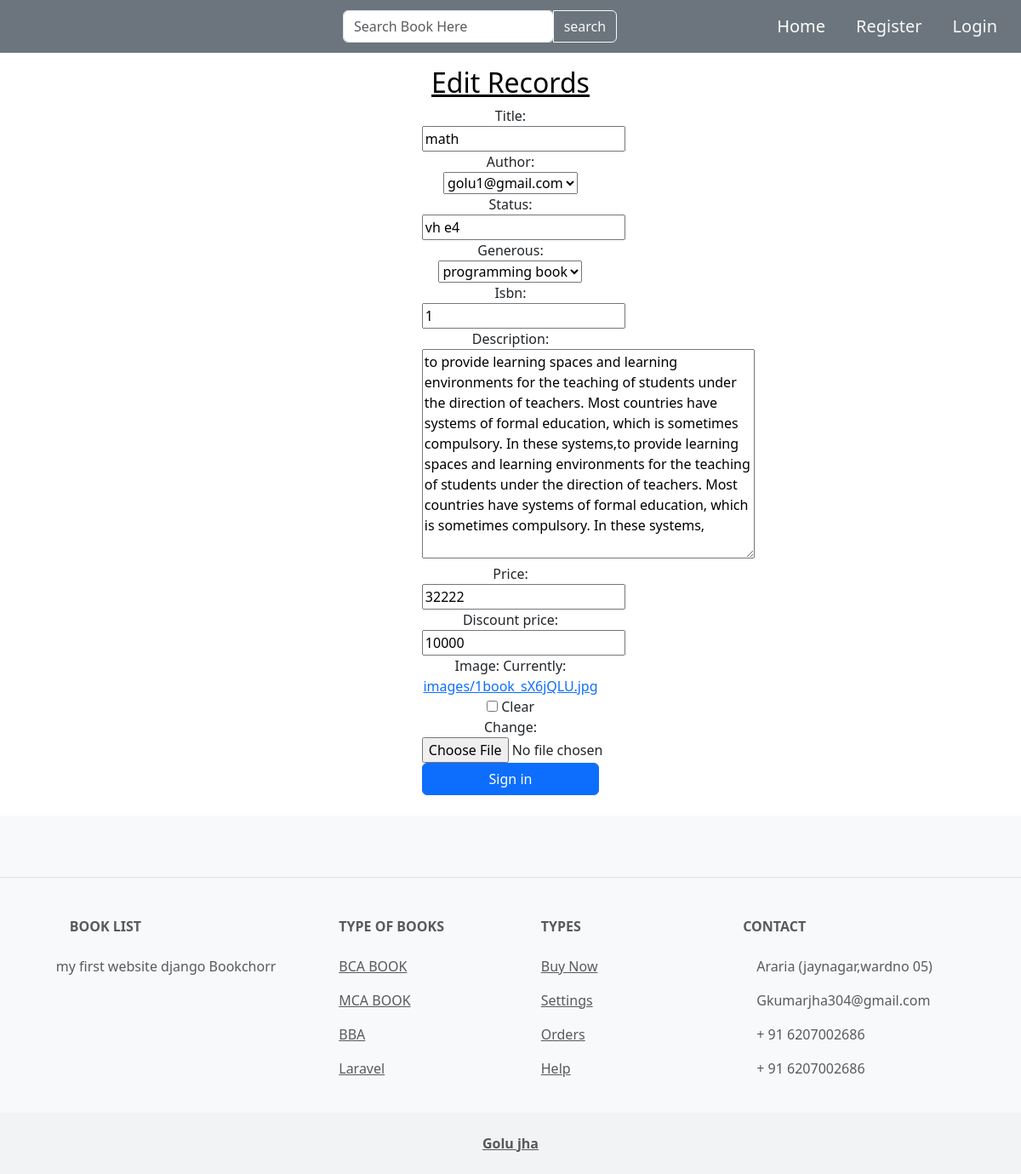
The page /edit/4/edit/ on the database as committed earlier.
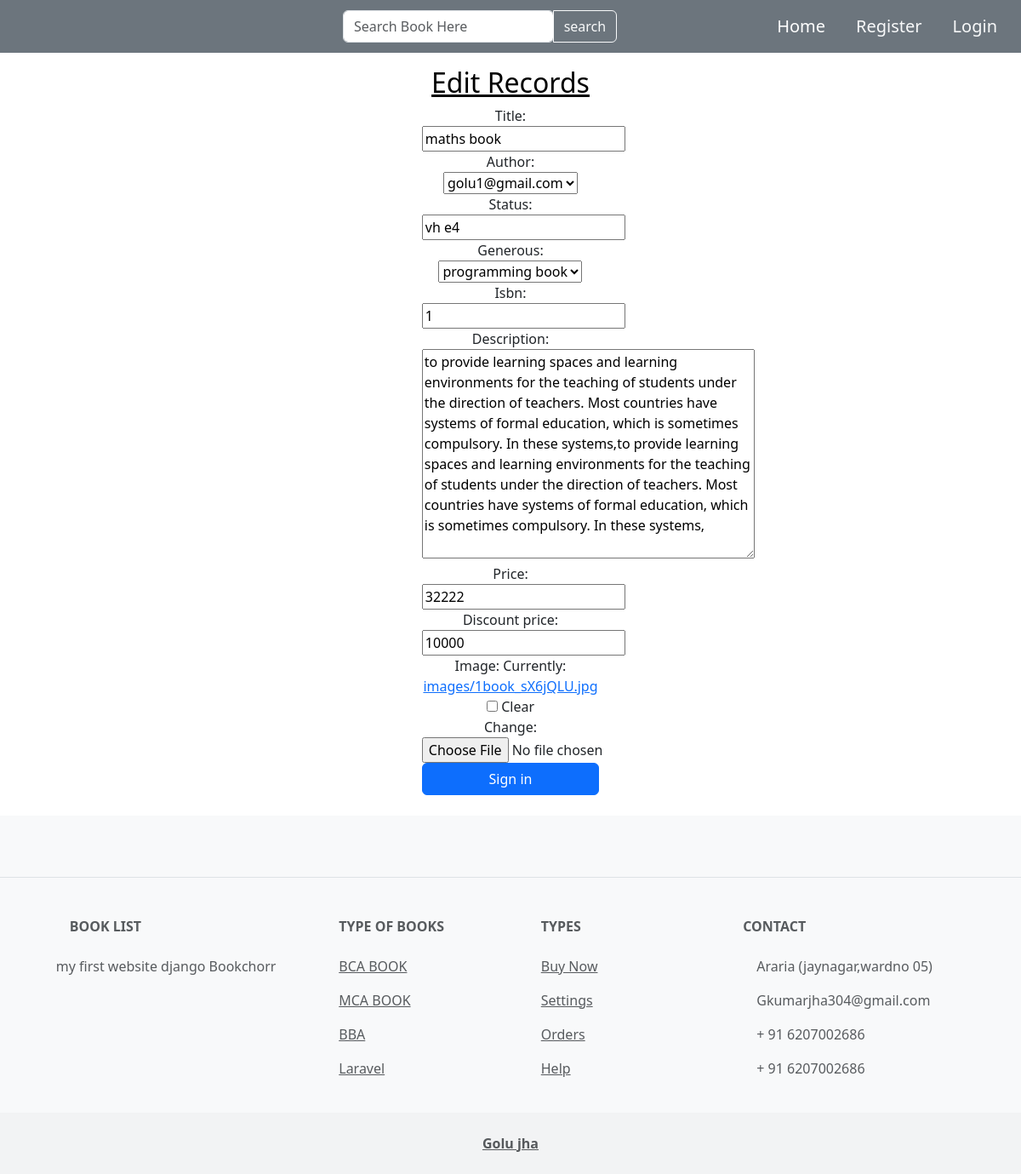
The same page on the database as committed later.
### book/models.py (models this page shows, shortened)
class Books(models.Model):
    title = models.CharField(max_length=200)
    author = models.ForeignKey(User,on_delete=models.CASCADE)
    status = models.CharField(max_length=200)
    generous = models.ForeignKey(Generous,on_delete=models.CASCADE)
    isbn = models.IntegerField()
    description = models.TextField()
    price = models.IntegerField()
    discount_price = models.IntegerField()
    image = models.ImageField(upload_to="images/",null=True,blank=True)

### book/views.py (the view)
# urls.py: path("edit/<int:id>/edit/", editBooks, name="editBooks"),
def editBooks(r, id):
    books = Books.objects.get(pk=id)
    form = PostForm(r.POST or None,r.FILES or None, instance=books)
    if r.method == "POST":
        if form.is_valid():
            form.save()
            return redirect(homepage)
    return render(r, "editBooks.html", {"form":form})

### book/forms.py
class PostForm(forms.ModelForm):
    class Meta:
        model = Books
        fields = "__all__"

### book/models.py (called while the page is built)
    def __str__(self):
        return self.cat_title

### templates/editBooks.html (shortened to what this page needs)
{% extends 'base.html' %}
{% block content %}
        <h2 class="text-center text-black font-bold mt-3"><u>Edit Records</u></h2>
        <center>
            <div class="col-5 ">
                <form action="" method="post" enctype="multipart/form-data">
                    <div class="col-5">
                    {{form}}
                    <div class="mb-3">
                        <button type="submit" class="btn btn-primary w-100">Sign in</button>
                    </div>
                </form>
            </div>
        </center>
{% endblock %}

Rows that differ between the two databases and show on the page:
changed Books "golu1@gmail.com": title "math" → "maths book"
